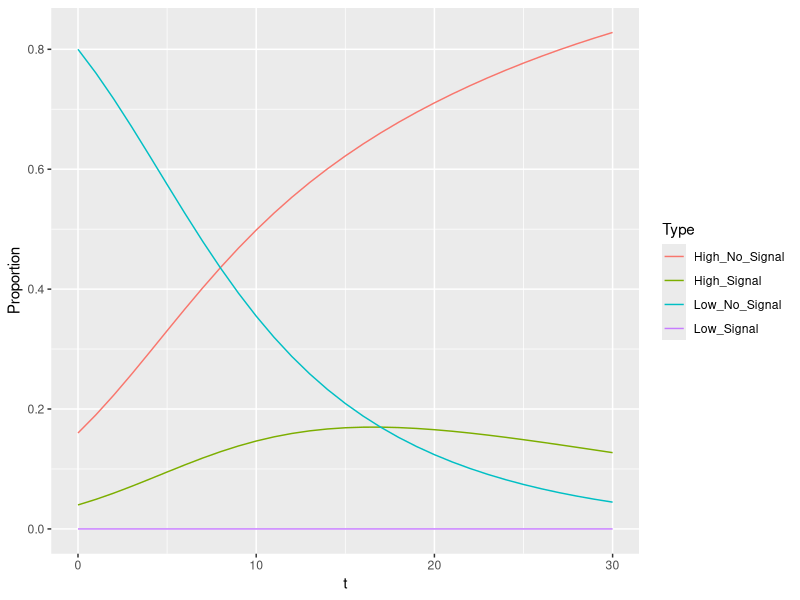
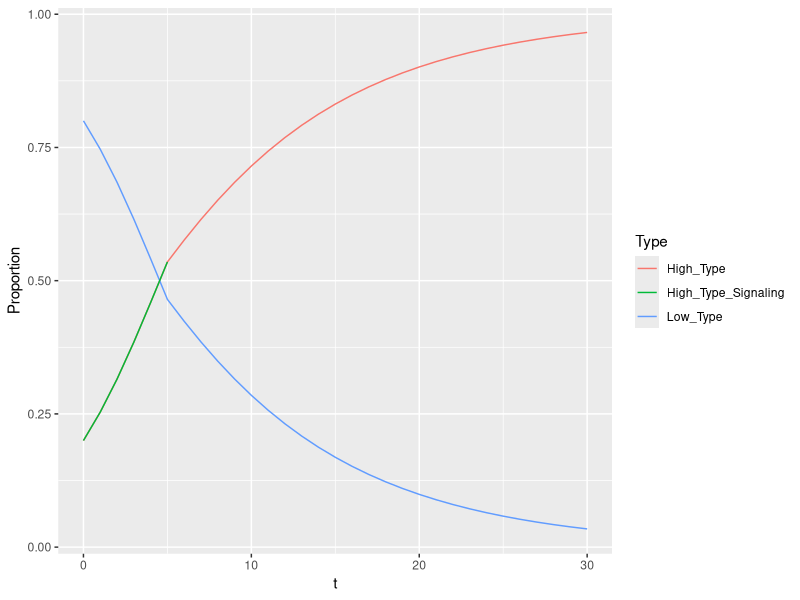
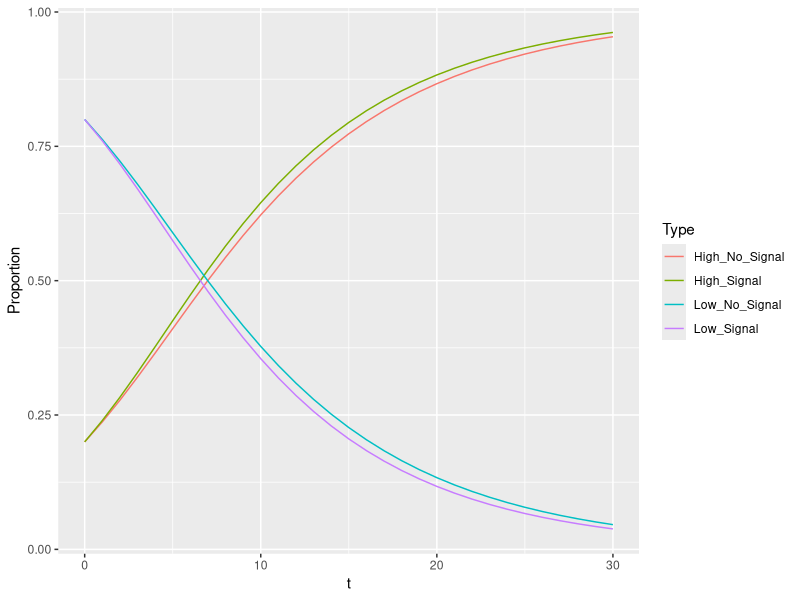
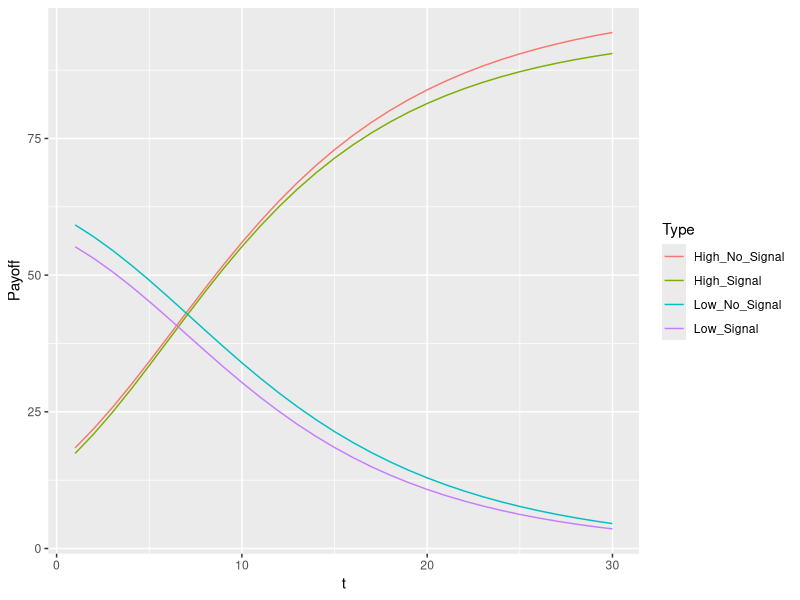
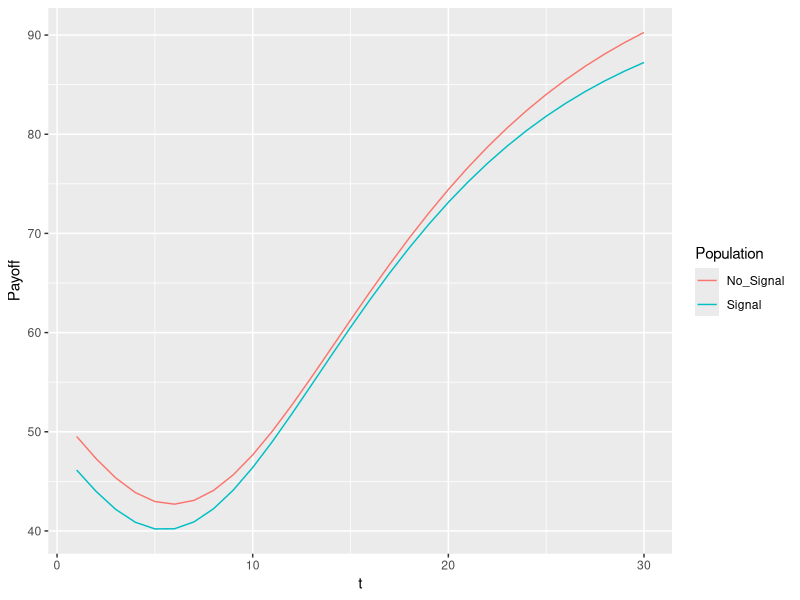
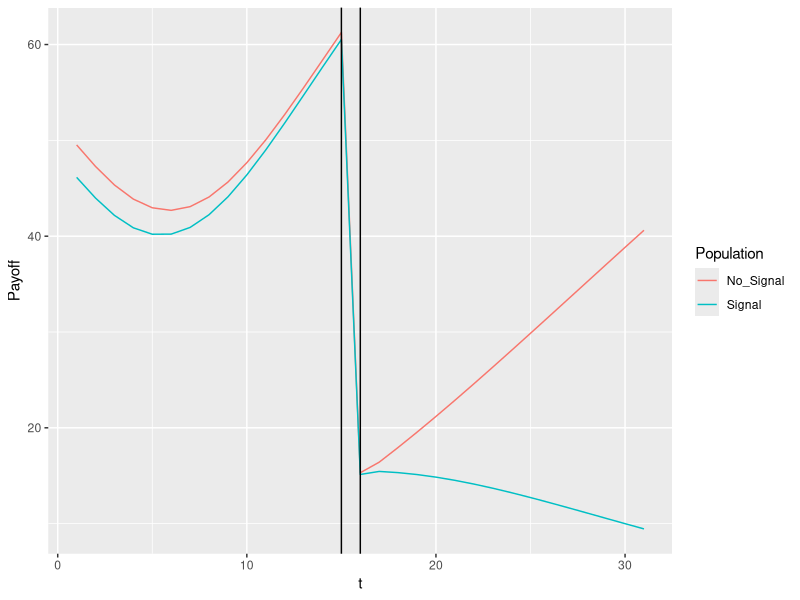
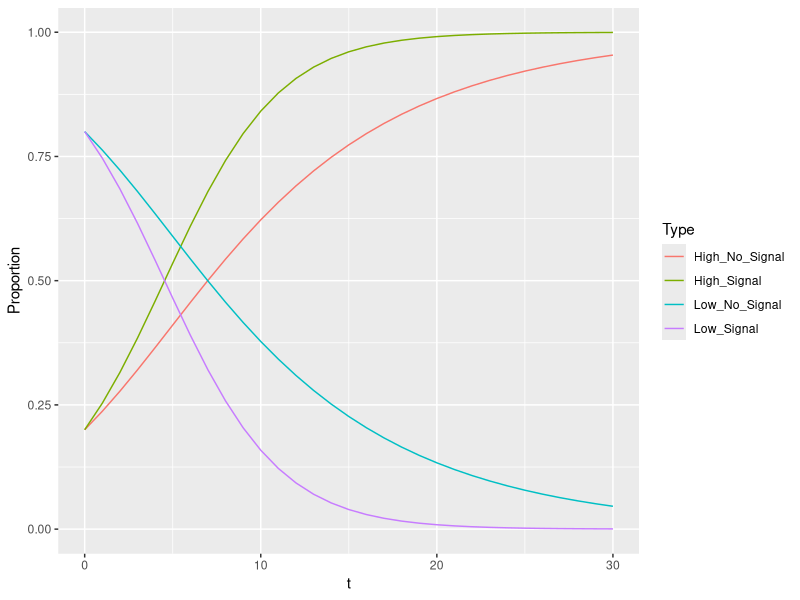
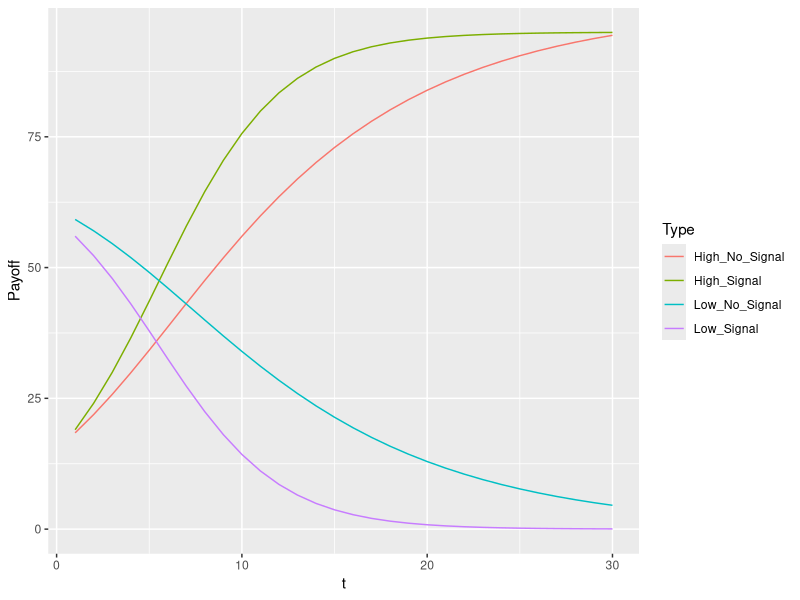

Write R code to recreate these figures, in order.
library("tidyverse", "shiny", "stringr")

time = 30
vHH = 100
vHL = 90
vLH = 90
vLL = 70
K = 5
ratio = .2
ratio_l = 0
ratio_h = .2
fixed = TRUE

evo = function(ratio, ratio_h, ratio_l, vHH, vHL, vLH, vLL, K, time, fixed){
  H_N = (1-ratio_h)*ratio
  H_S = ratio_h*ratio
  L_N = (1-ratio_l)*(1-ratio)
  L_S = ratio_l*(1-ratio)
  pop = data.frame(H_N,H_S,L_N,L_S)
  SHH = max(vHH - K, 0)
  SHL = max(vHL - K, 0)
  SLH = max(vLH - K, 0)
  SLL = max(vLL - K, 0)
  payoffs = data.frame(vHH,vHL,vLH,vLL,SHH,SHL,SLH,SLL)
  for(i in 1:time){
    H_N = as.numeric(tail(pop,1)[1])
    H_S = as.numeric(tail(pop,1)[2])
    L_N = as.numeric(tail(pop,1)[3])
    L_S = as.numeric(tail(pop,1)[4])
    S_H = if(H_S+L_S>0){
      H_S/(H_S+L_S)} else {0}
    S_L = 1-S_H
    N_H = if(H_N+L_N>0){
      H_N/(H_N+L_N)} else {0}
    N_L = 1-N_H
    H_N_P = H_N*(N_H*as.numeric(payoffs[1])+N_L*as.numeric(payoffs[2]))
    H_S_P = H_S*(S_H*as.numeric(payoffs[5])+S_L*as.numeric(payoffs[6]))
    L_N_P = L_N*(N_H*as.numeric(payoffs[3])+N_L*as.numeric(payoffs[4]))
    L_S_P = L_S*(S_H*as.numeric(payoffs[7])+S_L*as.numeric(payoffs[8]))
    if (fixed == TRUE){
      Total_P = H_N_P+H_S_P+L_N_P+L_S_P
      H_N = H_N_P/Total_P
      H_S = H_S_P/Total_P
      L_N = L_N_P/Total_P
      L_S = L_S_P/Total_P
    } else {
      Total_P = H_N_P+H_S_P+L_N_P+L_S_P
      H_N = H_N_P
      H_S = H_S_P
      L_N = L_N_P
      L_S = L_S_P
    }
    pop1 = data.frame(H_N,H_S,L_N,L_S)
    pop = rbind(pop, pop1)
  }
  pop = pop %>%
    rename(High_No_Signal = H_N,
           High_Signal = H_S,
           Low_No_Signal = L_N,
           Low_Signal = L_S) %>%
    mutate(t = 0:time) %>%
    gather("High_No_Signal", "High_Signal", "Low_No_Signal", "Low_Signal", key = Type, value = Proportion)
}

pop_evo = evo(ratio, ratio_h, ratio_l, vHH, vHL, vLH, vLL, K, time, TRUE)

ggplot(data = pop_evo, aes(x = t, y = Proportion, color = Type)) +
  geom_line()


evo_elect = function(ratio, vHH, vHL, vLH, vLL, K, time){
  SHH = max(vHH - K, 0)
  SHL = max(vHL - K, 0)
  SLH = max(vLH - K, 0)
  SLL = max(vLL - K, 0)
  payoffs = data.frame(vHH,vHL,vLH,vLL,SHH,SHL,SLH,SLL)
  H = ratio
  L = 1-ratio
  vH = H*vHH+L*vHL
  if(SHH>vH){
    S = 1
  } else {
    S = 0
  }
  pop = data.frame(H,L,S)
  for(i in 1:time){
    H = as.numeric(tail(pop,1)[1])
    L = as.numeric(tail(pop,1)[2])
    vH = H*as.numeric(payoffs[1])+L*as.numeric(payoffs[2])
    if(SHH>vH){
      S = 1
      H_P = H*SHH
    } else {
      S = 0
      H_P = H*vH
    }
    L_P = L*((1-S)*(H*vLH+L*vLL)+S*vLL)
    Total_P = H_P+L_P
    H = H_P/Total_P
    L = L_P/Total_P
    pop1 = data.frame(H,L,S)
    pop = rbind(pop, pop1)
  }
  pop = pop %>%
    rename(High_Type = H,
           Low_Type = L,
           Signal = S) %>%
    mutate(t = 0:time) %>%
    gather("High_Type", "Low_Type", key = Type, value = Proportion)
  pop$Signal[pop$Type=="Low_Type"]=0
  pop$Signal = as.factor(pop$Signal)
  pop
}

pop_evo_elect = evo_elect(ratio, vHH, vHL, vLH, vLL, K, time)

pop_evo_electS = pop_evo_elect %>%
  filter(Signal == 1)
pop_evo_electS$Type = "High_Type_Signaling"

ggplot(data = pop_evo_elect, aes(x = t, y = Proportion, color = Type)) +
  geom_line()+
  geom_line(data = pop_evo_electS, aes(x = t, y = Proportion, color = Type))

evo_apart = function(ratio, vHH, vHL, vLH, vLL, K, time){
  H_N = ratio
  H_S = ratio
  L_N = 1-ratio
  L_S = 1-ratio
  pop = data.frame(H_N,H_S,L_N,L_S)
  SHH = max(vHH - K, 0)
  SHL = max(vHL - K, 0)
  SLH = max(vLH - K, 0)
  SLL = max(vLL - K, 0)
  payoffs = data.frame(vHH,vHL,vLH,vLL,SHH,SHL,SLH,SLL)
  fitness = data.frame()
  for(i in 1:time){
    H_N = as.numeric(tail(pop,1)[1])
    H_S = as.numeric(tail(pop,1)[2])
    L_N = as.numeric(tail(pop,1)[3])
    L_S = as.numeric(tail(pop,1)[4])
    H_N_P = H_N*(H_N*as.numeric(payoffs[1])+L_N*as.numeric(payoffs[2]))
    H_S_P = H_S*(H_S*as.numeric(payoffs[5])+L_S*as.numeric(payoffs[6]))
    L_N_P = L_N*(H_N*as.numeric(payoffs[3])+L_N*as.numeric(payoffs[4]))
    L_S_P = L_S*(H_S*as.numeric(payoffs[7])+L_S*as.numeric(payoffs[8]))
    Total_N_P = H_N_P+L_N_P
    Total_S_P = H_S_P+L_S_P
    H_N = H_N_P/Total_N_P
    H_S = H_S_P/Total_S_P
    L_N = L_N_P/Total_N_P
    L_S = L_S_P/Total_S_P
    fitness1 = data.frame(H_N_P,H_S_P,L_N_P,L_S_P)
    fitness = rbind(fitness, fitness1)
    pop1 = data.frame(H_N,H_S,L_N,L_S)
    pop = rbind(pop, pop1)
  }
  group_pay = pop[2:(time+1),]*fitness
  group_pay = group_pay %>%
    mutate(No_Signal = H_N+L_N,
           Signal = H_S+L_S,
           t = 1:time) %>%
    gather("Signal", "No_Signal", key = Population, value = Payoff)
  pop = pop %>%
    rename(High_No_Signal = H_N,
           High_Signal = H_S,
           Low_No_Signal = L_N,
           Low_Signal = L_S) %>%
    mutate(t = 0:time) %>%
    gather("High_No_Signal", "High_Signal", "Low_No_Signal", "Low_Signal", key = Type, value = Proportion)
  fitness = fitness %>%
    rename(High_No_Signal = H_N_P,
           High_Signal = H_S_P,
           Low_No_Signal = L_N_P,
           Low_Signal = L_S_P) %>%
    mutate(t = 1:time) %>%
    gather("High_No_Signal", "High_Signal", "Low_No_Signal", "Low_Signal", key = Type, value = Payoff)
  list(pop, fitness, group_pay)
}

pop_evo_A = evo_apart(ratio, vHH, vHL, vLH, vLL, K, time)[[1]]
pay_evo_A = evo_apart(ratio, vHH, vHL, vLH, vLL, K, time)[[2]]
group_evo_A = evo_apart(ratio, vHH, vHL, vLH, vLL, K, time)[[3]]

ggplot(data = pop_evo_A, aes(x = t, y = Proportion, color = Type)) +
  geom_line()

ggplot(data = pay_evo_A, aes(x = t, y = Payoff, color = Type))+
  geom_line()

ggplot(data = group_evo_A, aes(x = t, y = Payoff, color = Population))+
  geom_line()

evo_join = function(ratio, vHH, vHL, vLH, vLL, K, time){
  H_N = ratio
  H_S = ratio
  L_N = 1-ratio
  L_S = 1-ratio
  pop = data.frame(H_N,H_S,L_N,L_S)
  SHH = max(vHH - K, 0)
  SHL = max(vHL - K, 0)
  SLH = max(vLH - K, 0)
  SLL = max(vLL - K, 0)
  payoffs = data.frame(vHH,vHL,vLH,vLL,SHH,SHL,SLH,SLL)
  fitness = data.frame()
  for(i in 1:ceiling(time/2)){
    H_N = as.numeric(tail(pop,1)[1])
    H_S = as.numeric(tail(pop,1)[2])
    L_N = as.numeric(tail(pop,1)[3])
    L_S = as.numeric(tail(pop,1)[4])
    H_N_P = H_N*(H_N*as.numeric(payoffs[1])+L_N*as.numeric(payoffs[2]))
    H_S_P = H_S*(H_S*as.numeric(payoffs[5])+L_S*as.numeric(payoffs[6]))
    L_N_P = L_N*(H_N*as.numeric(payoffs[3])+L_N*as.numeric(payoffs[4]))
    L_S_P = L_S*(H_S*as.numeric(payoffs[7])+L_S*as.numeric(payoffs[8]))
    Total_N_P = H_N_P+L_N_P
    Total_S_P = H_S_P+L_S_P
    H_N = H_N_P/Total_N_P
    H_S = H_S_P/Total_S_P
    L_N = L_N_P/Total_N_P
    L_S = L_S_P/Total_S_P
    fitness1 = data.frame(H_N_P,H_S_P,L_N_P,L_S_P)
    fitness = rbind(fitness, fitness1)
    pop1 = data.frame(H_N,H_S,L_N,L_S)
    pop = rbind(pop, pop1)
  }
  pop1 = pop1/2
  pop = rbind(pop,pop1)
  fitness1 = fitness1/2
  fitness = rbind(fitness, fitness1)
  for(i in (ceiling(time/2)+1):time){
    H_N = as.numeric(tail(pop,1)[1])
    H_S = as.numeric(tail(pop,1)[2])
    L_N = as.numeric(tail(pop,1)[3])
    L_S = as.numeric(tail(pop,1)[4])
    S_H = if(H_S+L_S>0){
      H_S/(H_S+L_S)} else {0}
    S_L = 1-S_H
    N_H = if(H_N+L_N>0){
      H_N/(H_N+L_N)} else {0}
    N_L = 1-N_H
    H_N_P = H_N*(N_H*as.numeric(payoffs[1])+N_L*as.numeric(payoffs[2]))
    H_S_P = H_S*(S_H*as.numeric(payoffs[5])+S_L*as.numeric(payoffs[6]))
    L_N_P = L_N*(N_H*as.numeric(payoffs[3])+N_L*as.numeric(payoffs[4]))
    L_S_P = L_S*(S_H*as.numeric(payoffs[7])+S_L*as.numeric(payoffs[8]))
    Total_P = H_N_P+H_S_P+L_N_P+L_S_P
    H_N = H_N_P/Total_P
    H_S = H_S_P/Total_P
    L_N = L_N_P/Total_P
    L_S = L_S_P/Total_P
    fitness1 = data.frame(H_N_P,H_S_P,L_N_P,L_S_P)
    fitness = rbind(fitness, fitness1)
    pop1 = data.frame(H_N,H_S,L_N,L_S)
    pop = rbind(pop, pop1)
  }
  group_pay = pop[2:(time+2),]*fitness
  group_pay = group_pay %>%
    mutate(No_Signal = H_N+L_N,
           Signal = H_S+L_S,
           t = 1:(time+1)) %>%
    gather("Signal", "No_Signal", key = Population, value = Payoff)
  pop = pop %>%
    rename(High_No_Signal = H_N,
           High_Signal = H_S,
           Low_No_Signal = L_N,
           Low_Signal = L_S) %>%
    mutate(t = 0:(time+1)) %>%
    gather("High_No_Signal", "High_Signal", "Low_No_Signal", "Low_Signal", key = Type, value = Proportion)
  fitness = fitness %>%
    rename(High_No_Signal = H_N_P,
           High_Signal = H_S_P,
           Low_No_Signal = L_N_P,
           Low_Signal = L_S_P) %>%
    mutate(t = 1:(time+1)) %>%
    gather("High_No_Signal", "High_Signal", "Low_No_Signal", "Low_Signal", key = Type, value = Payoff)
  list(pop, fitness, group_pay)
}

test=evo_join(ratio, vHH, vHL, vLH, vLL, K, time)

ggplot(data = test[[3]], aes(x = t, y = Payoff, color = Population)) +
  geom_line()+
  geom_vline(xintercept = ceiling(time/2))+
  geom_vline(xintercept = ceiling(time/2)+1)


evo_apart_high = function(ratio, vHH, vHL, vLH, vLL, K, time){
  H_N = ratio
  H_S = ratio
  L_N = 1-ratio
  L_S = 1-ratio
  pop = data.frame(H_N,H_S,L_N,L_S)
  SHH = max(vHH - K, 0)
  SHL = max(vHL - K, 0)
  SLH = max(vLH - K, 0)
  SLL = max(vLL - K, 0)
  payoffs = data.frame(vHH,vHL,vLH,vLL,SHH,SHL,SLH,SLL)
  fitness = data.frame()
  for(i in 1:time){
    H_N = as.numeric(tail(pop,1)[1])
    H_S = as.numeric(tail(pop,1)[2])
    L_N = as.numeric(tail(pop,1)[3])
    L_S = as.numeric(tail(pop,1)[4])
    H_N_P = H_N*(H_N*as.numeric(payoffs[1])+L_N*as.numeric(payoffs[2]))
    H_S_P = SHH*H_S
    L_N_P = L_N*(H_N*as.numeric(payoffs[3])+L_N*as.numeric(payoffs[4]))
    L_S_P = vLL*L_S
    Total_N_P = H_N_P+L_N_P
    Total_S_P = H_S_P+L_S_P
    H_N = H_N_P/Total_N_P
    H_S = H_S_P/Total_S_P
    L_N = L_N_P/Total_N_P
    L_S = L_S_P/Total_S_P
    fitness1 = data.frame(H_N_P,H_S_P,L_N_P,L_S_P)
    fitness = rbind(fitness, fitness1)
    pop1 = data.frame(H_N,H_S,L_N,L_S)
    pop = rbind(pop, pop1)
  }
  group_pay = pop[2:(time+1),]*fitness
  group_pay = group_pay %>%
    mutate(No_Signal = H_N+L_N,
           Signal = H_S+L_S,
           t = 1:time) %>%
    gather("Signal", "No_Signal", key = Population, value = Payoff)
  pop = pop %>%
    rename(High_No_Signal = H_N,
           High_Signal = H_S,
           Low_No_Signal = L_N,
           Low_Signal = L_S) %>%
    mutate(t = 0:time) %>%
    gather("High_No_Signal", "High_Signal", "Low_No_Signal", "Low_Signal", key = Type, value = Proportion)
  fitness = fitness %>%
    rename(High_No_Signal = H_N_P,
           High_Signal = H_S_P,
           Low_No_Signal = L_N_P,
           Low_Signal = L_S_P) %>%
    mutate(t = 1:time) %>%
    gather("High_No_Signal", "High_Signal", "Low_No_Signal", "Low_Signal", key = Type, value = Payoff)
  list(pop, fitness, group_pay)
}

pop_evo_A_H = evo_apart_high(ratio, vHH, vHL, vLH, vLL, K, time)[[1]]
pay_evo_A_H = evo_apart_high(ratio, vHH, vHL, vLH, vLL, K, time)[[2]]
group_evo_A_H = evo_apart_high(ratio, vHH, vHL, vLH, vLL, K, time)[[3]]

ggplot(data = pop_evo_A_H, aes(x = t, y = Proportion, color = Type)) +
  geom_line()

ggplot(data = pay_evo_A_H, aes(x = t, y = Payoff, color = Type))+
  geom_line()

ggplot(data = group_evo_A_H, aes(x = t, y = Payoff, color = Population))+
  geom_line()

evo_join_high = function(ratio, vHH, vHL, vLH, vLL, K, time){
  H_N = ratio
  H_S = ratio
  L_N = 1-ratio
  L_S = 1-ratio
  pop = data.frame(H_N,H_S,L_N,L_S)
  SHH = max(vHH - K, 0)
  SHL = max(vHL - K, 0)
  SLH = max(vLH - K, 0)
  SLL = max(vLL - K, 0)
  payoffs = data.frame(vHH,vHL,vLH,vLL,SHH,SHL,SLH,SLL)
  fitness = data.frame()
  for(i in 1:ceiling(time/2)){
    H_N = as.numeric(tail(pop,1)[1])
    H_S = as.numeric(tail(pop,1)[2])
    L_N = as.numeric(tail(pop,1)[3])
    L_S = as.numeric(tail(pop,1)[4])
    H_N_P = H_N*(H_N*as.numeric(payoffs[1])+L_N*as.numeric(payoffs[2]))
    H_S_P = H_S*(H_S*as.numeric(payoffs[5])+L_S*as.numeric(payoffs[6]))
    L_N_P = L_N*(H_N*as.numeric(payoffs[3])+L_N*as.numeric(payoffs[4]))
    L_S_P = L_S*(H_S*as.numeric(payoffs[7])+L_S*as.numeric(payoffs[8]))
    Total_N_P = H_N_P+L_N_P
    Total_S_P = H_S_P+L_S_P
    H_N = H_N_P/Total_N_P
    H_S = H_S_P/Total_S_P
    L_N = L_N_P/Total_N_P
    L_S = L_S_P/Total_S_P
    fitness1 = data.frame(H_N_P,H_S_P,L_N_P,L_S_P)
    fitness = rbind(fitness, fitness1)
    pop1 = data.frame(H_N,H_S,L_N,L_S)
    pop = rbind(pop, pop1)
  }
  pop1 = pop1/2
  pop = rbind(pop,pop1)
  fitness1 = fitness1/2
  fitness = rbind(fitness, fitness1)
  for(i in (ceiling(time/2)+1):time){
    H_N = as.numeric(tail(pop,1)[1])
    H_S = as.numeric(tail(pop,1)[2])
    L_N = as.numeric(tail(pop,1)[3])
    L_S = as.numeric(tail(pop,1)[4])
    S_H = if(H_S+L_S>0){
      H_S/(H_S+L_S)} else {0}
    S_L = 1-S_H
    N_H = if(H_N+L_N>0){
      H_N/(H_N+L_N)} else {0}
    N_L = 1-N_H
    H_N_P = H_N*(N_H*as.numeric(payoffs[1])+N_L*as.numeric(payoffs[2]))
    H_S_P = H_S*(S_H*as.numeric(payoffs[5])+S_L*as.numeric(payoffs[6]))
    L_N_P = L_N*(N_H*as.numeric(payoffs[3])+N_L*as.numeric(payoffs[4]))
    L_S_P = L_S*(S_H*as.numeric(payoffs[7])+S_L*as.numeric(payoffs[8]))
    Total_P = H_N_P+H_S_P+L_N_P+L_S_P
    H_N = H_N_P/Total_P
    H_S = H_S_P/Total_P
    L_N = L_N_P/Total_P
    L_S = L_S_P/Total_P
    fitness1 = data.frame(H_N_P,H_S_P,L_N_P,L_S_P)
    fitness = rbind(fitness, fitness1)
    pop1 = data.frame(H_N,H_S,L_N,L_S)
    pop = rbind(pop, pop1)
  }
  group_pay = pop[2:(time+2),]*fitness
  group_pay = group_pay %>%
    mutate(No_Signal = H_N+L_N,
           Signal = H_S+L_S,
           t = 1:(time+1)) %>%
    gather("Signal", "No_Signal", key = Population, value = Payoff)
  pop = pop %>%
    rename(High_No_Signal = H_N,
           High_Signal = H_S,
           Low_No_Signal = L_N,
           Low_Signal = L_S) %>%
    mutate(t = 0:(time+1)) %>%
    gather("High_No_Signal", "High_Signal", "Low_No_Signal", "Low_Signal", key = Type, value = Proportion)
  fitness = fitness %>%
    rename(High_No_Signal = H_N_P,
           High_Signal = H_S_P,
           Low_No_Signal = L_N_P,
           Low_Signal = L_S_P) %>%
    mutate(t = 1:(time+1)) %>%
    gather("High_No_Signal", "High_Signal", "Low_No_Signal", "Low_Signal", key = Type, value = Payoff)
  list(pop, fitness, group_pay)
}
